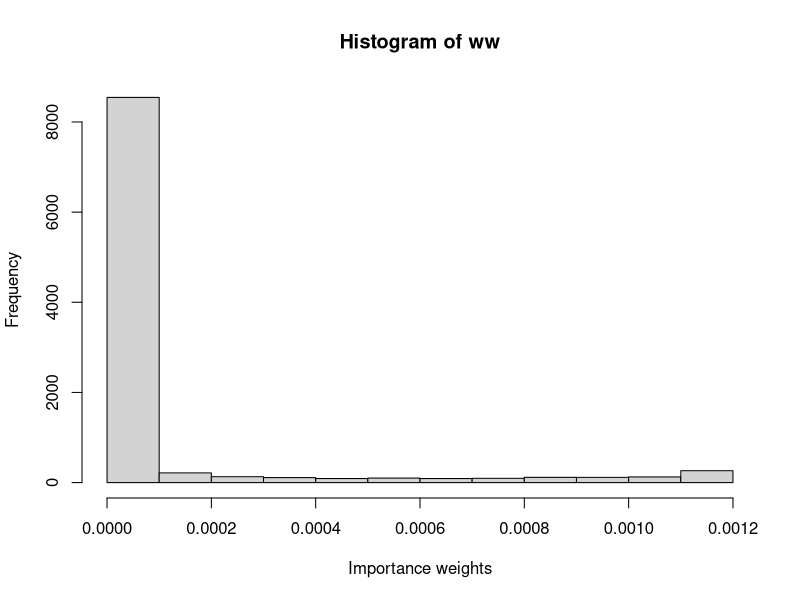
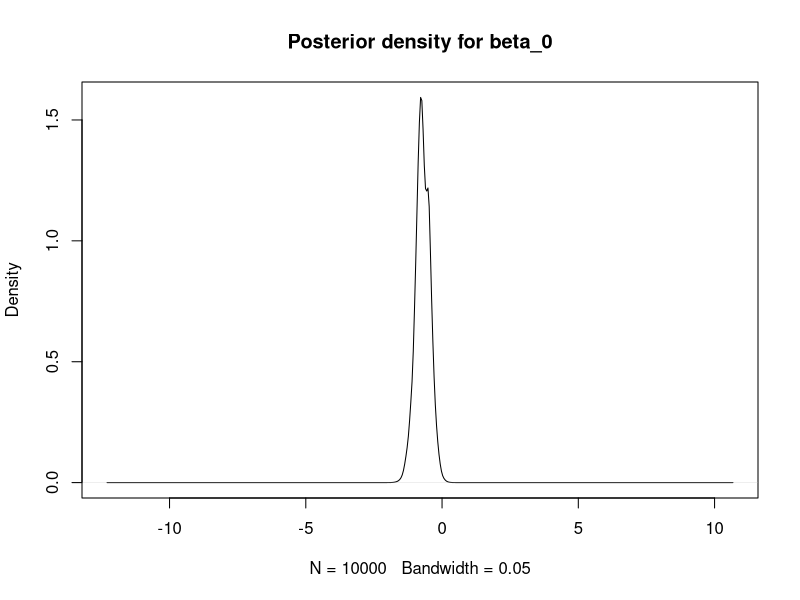
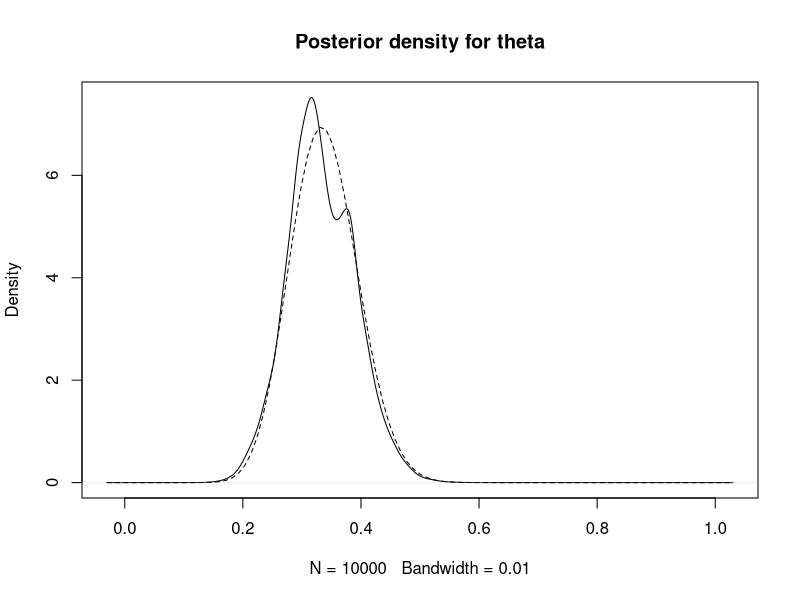
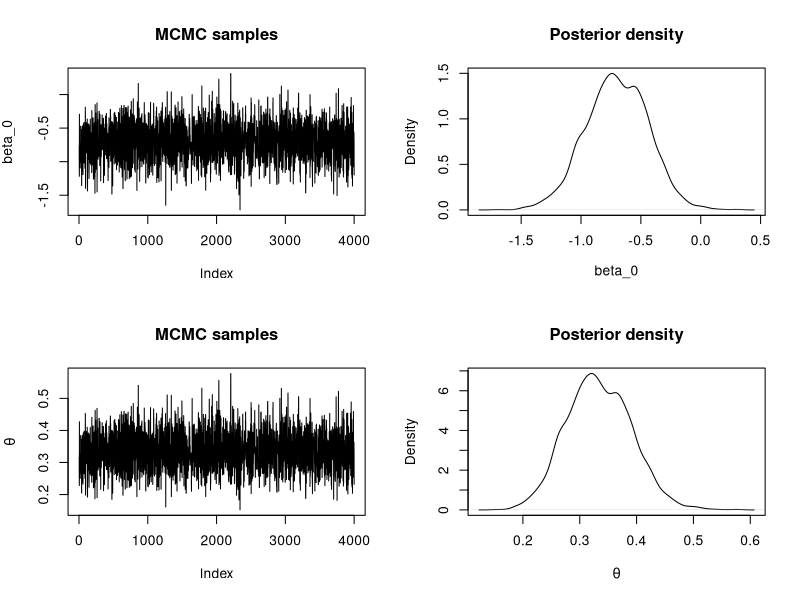
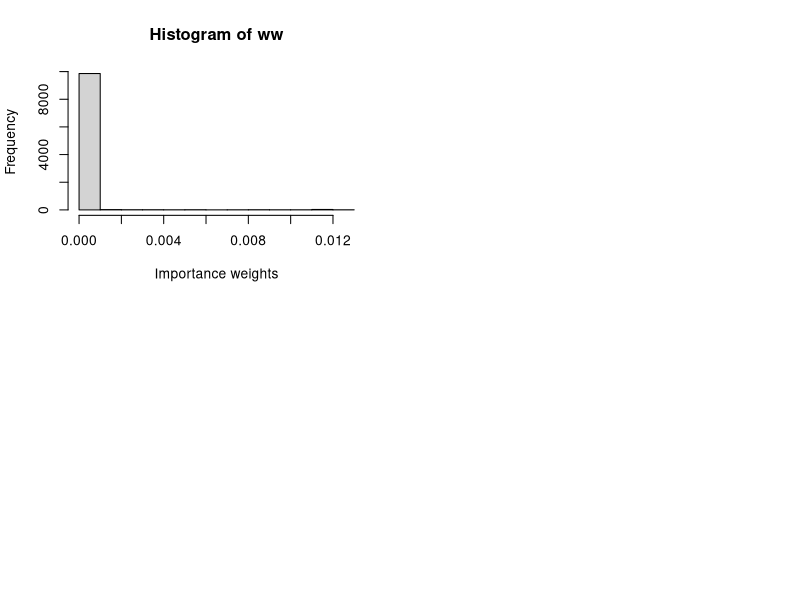
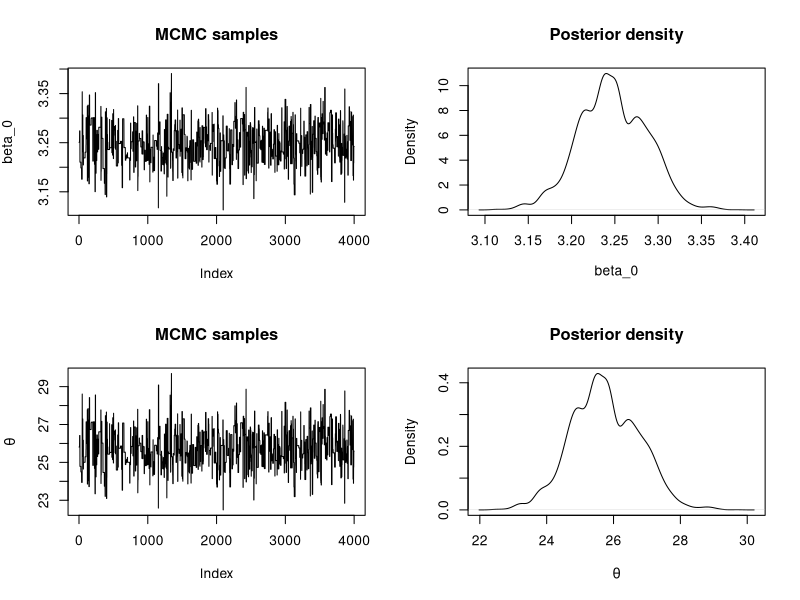

Generate these figures, in order, with R:
## ---- chunk 1
data <- data.frame(MMs = c(20, 22, 24), red = c(5, 8, 9))
## ---- chunk 2
n_simulations <- 10000
set.seed(12)
# The two proposed sampling distribution means - uncomment the one you want
beta_0_sim_mean <- 0
#beta_0_sim_mean <- -1.5
beta_0_sim <- rnorm(n_simulations,beta_0_sim_mean,sqrt(1/0.1))

# Log-Likelihood (for each value of theta_sim/beta_0_sim)
loglik_binom <- sapply(beta_0_sim, function(ALPHA) {
  theta_sim <- plogis(ALPHA)
  sum(dbinom(data$red, data$MMs, theta_sim, log = TRUE))
})

# Log-weights: log-lik + log-prior - log-sampling_distr
log_ww <- loglik_binom + dnorm(beta_0_sim, 0, sqrt(1/0.001), log = TRUE) - dnorm(beta_0_sim,beta_0_sim_mean,sqrt(1/0.1),log=TRUE)

# Re-scale weights to sum to one
log_ww <- log_ww - max(log_ww)
ww <- exp(log_ww)
ww <- ww / sum(ww)

## ---- chunk 3
hist(ww, xlab = "Importance weights")
## ---- chunk 4
# Posterior mean
post_mean <- sum(beta_0_sim * ww)
post_mean 

# Posterior variance
post_var <- sum(beta_0_sim^2 * ww)- post_mean^2
post_var

# Posterior mean - on theta
theta_sim <- plogis(beta_0_sim)
post_mean <- sum(theta_sim * ww)
post_mean 

# Posterior variance - on theta
post_var <- sum(theta_sim^2 * ww)- post_mean^2
post_var
## ---- chunk 5
plot(density(beta_0_sim, weights = ww, bw = 0.05), main = "Posterior density for beta_0")
## ---- chunk 6
plot(density(theta_sim, weights = ww, bw = 0.01), main = "Posterior density for theta")
curve(dbeta(x, sum(data$red) + 1, sum(data$MMs) -sum(data$red) + 1), lty = 2, add = TRUE)
## ---- chunk 7
ESS <- function(ww){
  (sum(ww)^2)/sum(ww^2)
}
ESS(ww)
n_simulations
## ---- chunk 8
#Proposal distribution: sampling
rq <- function(beta_0) {
  res <- rnorm(1, beta_0, sqrt(1 / 0.1)) #Sample beta_0

  return(res)
}

#Proposal distribution: log-density
logdq <- function(new.beta_0, beta_0) {
  res <- dnorm(new.beta_0, beta_0, sd = sqrt(1 / 0.1), log = TRUE)
}

#Prior distribution
logprior <- function(beta_0) {
  res <- dnorm(beta_0, 0, sd = sqrt(1 / 0.001), log = TRUE) #beta_0

  return(res)
}

#LogLikelihood
loglik <- function(beta_0) {
  theta_sim <- plogis(beta_0)
  sum(dbinom(data$red, data$MMs, theta_sim, log = TRUE))
}
## ---- chunk 9
#Number of iterations
n.iter <- 40500

#Simulations of the parameter
beta_0 <- numeric(n.iter)

#Initial value
beta_0[1] <- 0.0

for(i in 2:n.iter) {
  new.beta_0 <- rq(beta_0[i - 1])
  
  #Log-Acceptance probability
  logacc.prob <- loglik(new.beta_0) + logprior(new.beta_0) + logdq(beta_0[i - 1], new.beta_0)
  logacc.prob <- logacc.prob - loglik(beta_0[i - 1]) - logprior(beta_0[i - 1]) - 
    logdq(new.beta_0, beta_0[i - 1])
  logacc.prob <- min(0, logacc.prob)#0 = log(1)
  
  if(log(runif(1)) < logacc.prob) {
    #Accept
    beta_0[i] <- new.beta_0
  } else {
    #Reject
    beta_0[i] <- beta_0[i - 1]
  }
}
## ---- chunk 10
#Remove burn-in
beta_0 <- beta_0[-c(1:500)]

#Thinning
beta_0 <- beta_0[seq(1, length(beta_0), by = 10)]

#Summary statistics
summary(beta_0)

#Summary statistics - on theta
theta <- plogis(beta_0)
summary(theta)

par(mfrow = c(2, 2))
#Alpha
plot(beta_0, type = "l", main = "MCMC samples",
  ylab = expression(beta_0))
plot(density(beta_0), main = "Posterior density",
  xlab = expression(beta_0))
#Theta
plot(theta, type = "l", main = "MCMC samples",
  ylab = expression(theta))
plot(density(theta), main = "Posterior density",
  xlab = expression(theta))
## ---- chunk 11
data <- data.frame(Us = c(25, 29, 27, 27, 25, 27, 22, 26, 27, 29, 23, 28, 25,
  24, 22, 25, 23, 29, 23, 28, 21, 29, 28, 23, 28))
y <- data$Us
## ---- chunk 12
n_simulations <- 10000
set.seed(12)
# The two proposed sampling distribution means - uncomment the one you want
beta_0_sim_mean <- 0
#beta_0_sim_mean <- 3.25
beta_0_sim <- rnorm(n_simulations,beta_0_sim_mean,sqrt(1/0.1))

# Log-Likelihood (for each value of theta_sim/beta_0_sim)
loglik_pois <- sapply(beta_0_sim, function(ALPHA) {
  theta_sim <- exp(ALPHA)
  sum(dpois(y, theta_sim, log = TRUE))
})

# Log-weights: log-lik + log-prior - log-sampling_distr
log_ww <- loglik_pois + dnorm(beta_0_sim, 0.0, sqrt(1/0.001), log = TRUE) - dnorm(beta_0_sim, beta_0_sim_mean, sqrt(1/0.1), log=TRUE)

# Re-scale weights to sum to one
log_ww <- log_ww - max(log_ww)
ww <- exp(log_ww)
ww <- ww / sum(ww)
## ---- chunk 13
hist(ww, xlab = "Importance weights")
## ---- chunk 14
# Posterior mean
post_mean <- sum(beta_0_sim * ww)
post_mean

# Posterior variance
post_var <- sum(beta_0_sim^2 * ww)- post_mean^2
post_var

# Posterior mean - on theta
theta_sim <- exp(beta_0_sim)
post_mean <- sum(theta_sim * ww)
post_mean

# Posterior variance - on theta
post_var <- sum(theta_sim^2 * ww)- post_mean^2
post_var
## ---- chunk 15
ESS(ww)
n_simulations
## ---- chunk 16
#Proposal distribution: sampling
rq <- function(beta_0) {
  res <- rnorm(1, beta_0, sqrt(1 / 0.1)) #Sample beta_0

  return(res)
}

#Proposal distribution: log-density
logdq <- function(new.beta_0, beta_0) {
  res <- dnorm(new.beta_0, beta_0, sd = sqrt(1 / 0.1), log = TRUE)
}

#Prior distribution
logprior <- function(beta_0) {
  res <- dnorm(beta_0, 0, sd = sqrt(1 / 0.001), log = TRUE) #beta_0

  return(res)
}

#LogLikelihood
loglik <- function(y,beta_0) {
  theta_sim <- exp(beta_0)
  sum(dpois(y, theta_sim, log = TRUE))
}
## ---- chunk 17
#Number of iterations
n.iter <- 40500

#Simulations of the parameter
beta_0 <- numeric(n.iter)

#Initial value
beta_0[1] <- 0.0

for(i in 2:n.iter) {
  new.beta_0 <- rq(beta_0[i - 1])
  
  #Log-Acceptance probability
  logacc.prob <- loglik(y,new.beta_0) + logprior(new.beta_0) + logdq(beta_0[i - 1], new.beta_0)
  logacc.prob <- logacc.prob - loglik(y,beta_0[i - 1]) - logprior(beta_0[i - 1]) - 
    logdq(new.beta_0, beta_0[i - 1])
  logacc.prob <- min(0, logacc.prob)#0 = log(1)
  
  if(log(runif(1)) < logacc.prob) {
    #Accept
    beta_0[i] <- new.beta_0
  } else {
    #Reject
    beta_0[i] <- beta_0[i - 1]
  }
}
## ---- chunk 18
#Remove burn-in
beta_0 <- beta_0[-c(1:500)]

#Thinning
beta_0 <- beta_0[seq(1, length(beta_0), by = 10)]

#Summary statistics
summary(beta_0)

#Summary statistics - on theta
theta <- exp(beta_0)
summary(theta)
#Variance of estimate?
var(theta)

par(mfrow = c(2, 2))
#Alpha
plot(beta_0, type = "l", main = "MCMC samples",
  ylab = expression(beta_0))
plot(density(beta_0), main = "Posterior density",
  xlab = expression(beta_0))
#Theta
plot(theta, type = "l", main = "MCMC samples",
  ylab = expression(theta))
plot(density(theta), main = "Posterior density",
  xlab = expression(theta))
